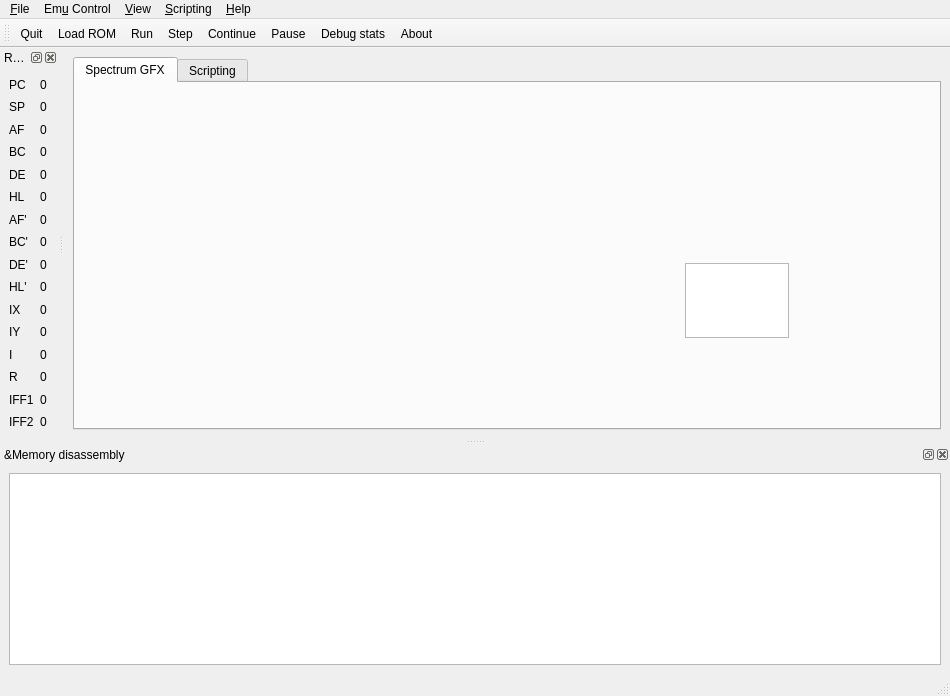
<?xml version="1.0" encoding="UTF-8"?>
<ui version="4.0">
 <author>Ed Brindley</author>
 <class>MainWindow</class>
 <widget class="QMainWindow" name="MainWindow">
  <property name="geometry">
   <rect>
    <x>0</x>
    <y>0</y>
    <width>950</width>
    <height>696</height>
   </rect>
  </property>
  <property name="windowTitle">
   <string>BadgerComputer</string>
  </property>
  <property name="unifiedTitleAndToolBarOnMac">
   <bool>false</bool>
  </property>
  <widget class="QWidget" name="centralwidget">
   <layout class="QGridLayout" name="gridLayout">
    <item row="0" column="0">
     <widget class="QTabWidget" name="tabWidget">
      <property name="currentIndex">
       <number>0</number>
      </property>
      <widget class="QWidget" name="tab_2">
       <attribute name="title">
        <string>Spectrum GFX</string>
       </attribute>
       <widget class="QLabel" name="gfxLabel">
        <property name="geometry">
         <rect>
          <x>10</x>
          <y>10</y>
          <width>512</width>
          <height>384</height>
         </rect>
        </property>
        <property name="text">
         <string/>
        </property>
       </widget>
       <widget class="QPlainTextEdit" name="spectrumInput">
        <property name="geometry">
         <rect>
          <x>610</x>
          <y>180</y>
          <width>104</width>
          <height>75</height>
         </rect>
        </property>
       </widget>
      </widget>
      <widget class="QWidget" name="tab_3">
       <attribute name="title">
        <string>Scripting</string>
       </attribute>
       <widget class="QPushButton" name="runScriptButton">
        <property name="geometry">
         <rect>
          <x>520</x>
          <y>310</y>
          <width>85</width>
          <height>27</height>
         </rect>
        </property>
        <property name="text">
         <string>Run</string>
        </property>
       </widget>
       <widget class="QPlainTextEdit" name="scriptEdit">
        <property name="geometry">
         <rect>
          <x>10</x>
          <y>10</y>
          <width>411</width>
          <height>321</height>
         </rect>
        </property>
       </widget>
       <widget class="QPlainTextEdit" name="scriptOutput">
        <property name="geometry">
         <rect>
          <x>430</x>
          <y>10</y>
          <width>381</width>
          <height>281</height>
         </rect>
        </property>
       </widget>
      </widget>
     </widget>
    </item>
   </layout>
  </widget>
  <widget class="QMenuBar" name="menubar">
   <property name="geometry">
    <rect>
     <x>0</x>
     <y>0</y>
     <width>950</width>
     <height>23</height>
    </rect>
   </property>
   <widget class="QMenu" name="menuFile">
    <property name="title">
     <string>&amp;File</string>
    </property>
    <widget class="QMenu" name="menuRecent">
     <property name="title">
      <string>&amp;Recent</string>
     </property>
     <property name="icon">
      <iconset resource="resources/app.qrc">
       <normaloff>:/toolbar/document-open-recent.svg</normaloff>:/toolbar/document-open-recent.svg</iconset>
     </property>
    </widget>
    <addaction name="actionLoad_ROM"/>
    <addaction name="menuRecent"/>
    <addaction name="separator"/>
    <addaction name="actionQuit"/>
   </widget>
   <widget class="QMenu" name="menuHelp">
    <property name="title">
     <string>&amp;Help</string>
    </property>
    <addaction name="actionAbout"/>
   </widget>
   <widget class="QMenu" name="menuEmu_Control">
    <property name="title">
     <string>Em&amp;u Control</string>
    </property>
    <addaction name="actionRun"/>
    <addaction name="actionStop"/>
    <addaction name="actionReset"/>
    <addaction name="actionStep"/>
   </widget>
   <widget class="QMenu" name="menuView">
    <property name="title">
     <string>&amp;View</string>
    </property>
    <addaction name="actionScroll_memory_with_PC"/>
   </widget>
   <widget class="QMenu" name="menuScripting">
    <property name="title">
     <string>&amp;Scripting</string>
    </property>
    <addaction name="actionLoadScript"/>
    <addaction name="actionSave"/>
    <addaction name="actionSaveScript"/>
   </widget>
   <addaction name="menuFile"/>
   <addaction name="menuEmu_Control"/>
   <addaction name="menuView"/>
   <addaction name="menuScripting"/>
   <addaction name="menuHelp"/>
  </widget>
  <widget class="QStatusBar" name="statusbar"/>
  <widget class="QDockWidget" name="dockWidget">
   <property name="windowTitle">
    <string>Re&amp;gisters</string>
   </property>
   <attribute name="dockWidgetArea">
    <number>1</number>
   </attribute>
   <widget class="QWidget" name="dockWidgetContents">
    <layout class="QGridLayout" name="_2">
     <item row="19" column="1">
      <widget class="QLabel" name="r_value">
       <property name="text">
        <string>0</string>
       </property>
      </widget>
     </item>
     <item row="8" column="1">
      <widget class="QLabel" name="af_value">
       <property name="text">
        <string>0</string>
       </property>
      </widget>
     </item>
     <item row="18" column="1">
      <widget class="QLabel" name="i_value">
       <property name="text">
        <string>0</string>
       </property>
      </widget>
     </item>
     <item row="17" column="1">
      <widget class="QLabel" name="iy_value">
       <property name="text">
        <string>0</string>
       </property>
      </widget>
     </item>
     <item row="9" column="0">
      <widget class="QLabel" name="b_label">
       <property name="text">
        <string>BC</string>
       </property>
      </widget>
     </item>
     <item row="8" column="0">
      <widget class="QLabel" name="af_label">
       <property name="text">
        <string>AF</string>
       </property>
      </widget>
     </item>
     <item row="17" column="0">
      <widget class="QLabel" name="iy_label">
       <property name="text">
        <string>IY</string>
       </property>
      </widget>
     </item>
     <item row="19" column="0">
      <widget class="QLabel" name="r_label">
       <property name="text">
        <string>R</string>
       </property>
      </widget>
     </item>
     <item row="16" column="0">
      <widget class="QLabel" name="ix_label">
       <property name="text">
        <string>IX</string>
       </property>
      </widget>
     </item>
     <item row="20" column="0">
      <widget class="QLabel" name="iff1_label">
       <property name="text">
        <string>IFF1</string>
       </property>
      </widget>
     </item>
     <item row="1" column="1">
      <widget class="QLabel" name="sp_value">
       <property name="text">
        <string>0</string>
       </property>
      </widget>
     </item>
     <item row="14" column="1">
      <widget class="QLabel" name="dealt_value">
       <property name="text">
        <string>0</string>
       </property>
      </widget>
     </item>
     <item row="14" column="0">
      <widget class="QLabel" name="dealt_label">
       <property name="text">
        <string>DE'</string>
       </property>
      </widget>
     </item>
     <item row="13" column="1">
      <widget class="QLabel" name="bcalt_value">
       <property name="text">
        <string>0</string>
       </property>
      </widget>
     </item>
     <item row="0" column="0">
      <widget class="QLabel" name="pc_label">
       <property name="text">
        <string>PC</string>
       </property>
      </widget>
     </item>
     <item row="0" column="1">
      <widget class="QLabel" name="pc_value">
       <property name="text">
        <string>0</string>
       </property>
      </widget>
     </item>
     <item row="12" column="0">
      <widget class="QLabel" name="afalt_label">
       <property name="text">
        <string>AF'</string>
       </property>
      </widget>
     </item>
     <item row="9" column="1">
      <widget class="QLabel" name="bc_value">
       <property name="text">
        <string>0</string>
       </property>
      </widget>
     </item>
     <item row="21" column="0">
      <widget class="QLabel" name="iff2_label">
       <property name="text">
        <string>IFF2</string>
       </property>
      </widget>
     </item>
     <item row="18" column="0">
      <widget class="QLabel" name="i_label">
       <property name="text">
        <string>I</string>
       </property>
      </widget>
     </item>
     <item row="11" column="1">
      <widget class="QLabel" name="hl_value">
       <property name="text">
        <string>0</string>
       </property>
      </widget>
     </item>
     <item row="11" column="0">
      <widget class="QLabel" name="hl_label">
       <property name="text">
        <string>HL</string>
       </property>
      </widget>
     </item>
     <item row="20" column="1">
      <widget class="QLabel" name="iff1_value">
       <property name="text">
        <string>0</string>
       </property>
      </widget>
     </item>
     <item row="16" column="1">
      <widget class="QLabel" name="ix_value">
       <property name="text">
        <string>0</string>
       </property>
      </widget>
     </item>
     <item row="10" column="0">
      <widget class="QLabel" name="de_label">
       <property name="text">
        <string>DE</string>
       </property>
      </widget>
     </item>
     <item row="12" column="1">
      <widget class="QLabel" name="afalt_value">
       <property name="text">
        <string>0</string>
       </property>
      </widget>
     </item>
     <item row="10" column="1">
      <widget class="QLabel" name="de_value">
       <property name="text">
        <string>0</string>
       </property>
      </widget>
     </item>
     <item row="13" column="0">
      <widget class="QLabel" name="bcalt_label">
       <property name="text">
        <string>BC'</string>
       </property>
      </widget>
     </item>
     <item row="1" column="0">
      <widget class="QLabel" name="sp_label">
       <property name="text">
        <string>SP</string>
       </property>
      </widget>
     </item>
     <item row="21" column="1">
      <widget class="QLabel" name="iff2_value">
       <property name="text">
        <string>0</string>
       </property>
      </widget>
     </item>
     <item row="15" column="0">
      <widget class="QLabel" name="hlalt_label">
       <property name="text">
        <string>HL'</string>
       </property>
      </widget>
     </item>
     <item row="15" column="1">
      <widget class="QLabel" name="hlalt_value">
       <property name="text">
        <string>0</string>
       </property>
      </widget>
     </item>
    </layout>
   </widget>
  </widget>
  <widget class="QDockWidget" name="memoryDockWidget">
   <property name="minimumSize">
    <size>
     <width>196</width>
     <height>198</height>
    </size>
   </property>
   <property name="windowTitle">
    <string>&amp;Memory disassembly</string>
   </property>
   <attribute name="dockWidgetArea">
    <number>8</number>
   </attribute>
   <widget class="QWidget" name="dockWidgetContents_2">
    <layout class="QGridLayout" name="gridLayout_2">
     <item row="5" column="0" colspan="2">
      <widget class="QTableView" name="disassemblyView">
       <property name="sizePolicy">
        <sizepolicy hsizetype="Expanding" vsizetype="Expanding">
         <horstretch>0</horstretch>
         <verstretch>0</verstretch>
        </sizepolicy>
       </property>
       <property name="font">
        <font>
         <pointsize>8</pointsize>
         <weight>75</weight>
         <bold>true</bold>
        </font>
       </property>
       <property name="alternatingRowColors">
        <bool>true</bool>
       </property>
      </widget>
     </item>
    </layout>
   </widget>
  </widget>
  <widget class="QToolBar" name="toolBar">
   <property name="windowTitle">
    <string>toolBar</string>
   </property>
   <attribute name="toolBarArea">
    <enum>TopToolBarArea</enum>
   </attribute>
   <attribute name="toolBarBreak">
    <bool>false</bool>
   </attribute>
   <addaction name="actionQuit"/>
   <addaction name="actionLoad_ROM"/>
   <addaction name="actionRun"/>
   <addaction name="actionStep"/>
   <addaction name="actionContinue"/>
   <addaction name="actionStop"/>
   <addaction name="actionDebug_stats"/>
   <addaction name="actionAbout"/>
  </widget>
  <action name="actionAbout">
   <property name="icon">
    <iconset resource="resources/app.qrc">
     <normaloff>:/toolbar/help-about.svg</normaloff>:/toolbar/help-about.svg</iconset>
   </property>
   <property name="text">
    <string>&amp;About</string>
   </property>
  </action>
  <action name="actionQuit">
   <property name="icon">
    <iconset resource="resources/app.qrc">
     <normaloff>:/toolbar/application-exit.svg</normaloff>:/toolbar/application-exit.svg</iconset>
   </property>
   <property name="text">
    <string>&amp;Quit</string>
   </property>
  </action>
  <action name="actionLoad_ROM">
   <property name="icon">
    <iconset resource="resources/app.qrc">
     <normaloff>:/toolbar/document-open.svg</normaloff>:/toolbar/document-open.svg</iconset>
   </property>
   <property name="text">
    <string>&amp;Load ROM</string>
   </property>
  </action>
  <action name="actionRun">
   <property name="icon">
    <iconset resource="resources/app.qrc">
     <normaloff>:/toolbar/media-playback-start.svg</normaloff>:/toolbar/media-playback-start.svg</iconset>
   </property>
   <property name="text">
    <string>&amp;Run</string>
   </property>
  </action>
  <action name="actionStop">
   <property name="icon">
    <iconset resource="resources/app.qrc">
     <normaloff>:/toolbar/media-playback-stop.svg</normaloff>:/toolbar/media-playback-stop.svg</iconset>
   </property>
   <property name="text">
    <string>&amp;Pause</string>
   </property>
  </action>
  <action name="actionReset">
   <property name="text">
    <string>R&amp;eset</string>
   </property>
  </action>
  <action name="actionStep">
   <property name="icon">
    <iconset resource="resources/app.qrc">
     <normaloff>:/toolbar/arrow-right.svg</normaloff>:/toolbar/arrow-right.svg</iconset>
   </property>
   <property name="text">
    <string>&amp;Step</string>
   </property>
  </action>
  <action name="actionDebug_stats">
   <property name="text">
    <string>Debug stats</string>
   </property>
  </action>
  <action name="actionContinue">
   <property name="text">
    <string>Continue</string>
   </property>
  </action>
  <action name="actionScroll_memory_with_PC">
   <property name="checkable">
    <bool>true</bool>
   </property>
   <property name="checked">
    <bool>true</bool>
   </property>
   <property name="text">
    <string>&amp;Scroll memory with PC</string>
   </property>
  </action>
  <action name="actionSaveScript">
   <property name="text">
    <string>&amp;Save as...</string>
   </property>
  </action>
  <action name="actionLoadScript">
   <property name="text">
    <string>&amp;Load...</string>
   </property>
  </action>
  <action name="actionSave">
   <property name="text">
    <string>Sa&amp;ve</string>
   </property>
  </action>
 </widget>
 <resources>
  <include location="resources/app.qrc"/>
 </resources>
 <connections>
  <connection>
   <sender>actionAbout</sender>
   <signal>triggered()</signal>
   <receiver>MainWindow</receiver>
   <slot>showAboutBox()</slot>
   <hints>
    <hint type="sourcelabel">
     <x>-1</x>
     <y>-1</y>
    </hint>
    <hint type="destinationlabel">
     <x>474</x>
     <y>343</y>
    </hint>
   </hints>
  </connection>
  <connection>
   <sender>actionLoad_ROM</sender>
   <signal>triggered()</signal>
   <receiver>MainWindow</receiver>
   <slot>loadRom()</slot>
   <hints>
    <hint type="sourcelabel">
     <x>-1</x>
     <y>-1</y>
    </hint>
    <hint type="destinationlabel">
     <x>474</x>
     <y>343</y>
    </hint>
   </hints>
  </connection>
  <connection>
   <sender>actionQuit</sender>
   <signal>triggered()</signal>
   <receiver>MainWindow</receiver>
   <slot>quit()</slot>
   <hints>
    <hint type="sourcelabel">
     <x>-1</x>
     <y>-1</y>
    </hint>
    <hint type="destinationlabel">
     <x>474</x>
     <y>343</y>
    </hint>
   </hints>
  </connection>
  <connection>
   <sender>actionRun</sender>
   <signal>triggered()</signal>
   <receiver>MainWindow</receiver>
   <slot>run()</slot>
   <hints>
    <hint type="sourcelabel">
     <x>-1</x>
     <y>-1</y>
    </hint>
    <hint type="destinationlabel">
     <x>474</x>
     <y>343</y>
    </hint>
   </hints>
  </connection>
  <connection>
   <sender>actionStop</sender>
   <signal>triggered()</signal>
   <receiver>MainWindow</receiver>
   <slot>stop()</slot>
   <hints>
    <hint type="sourcelabel">
     <x>-1</x>
     <y>-1</y>
    </hint>
    <hint type="destinationlabel">
     <x>474</x>
     <y>343</y>
    </hint>
   </hints>
  </connection>
  <connection>
   <sender>actionReset</sender>
   <signal>triggered()</signal>
   <receiver>MainWindow</receiver>
   <slot>reset()</slot>
   <hints>
    <hint type="sourcelabel">
     <x>-1</x>
     <y>-1</y>
    </hint>
    <hint type="destinationlabel">
     <x>474</x>
     <y>343</y>
    </hint>
   </hints>
  </connection>
  <connection>
   <sender>actionStep</sender>
   <signal>triggered()</signal>
   <receiver>MainWindow</receiver>
   <slot>step()</slot>
   <hints>
    <hint type="sourcelabel">
     <x>-1</x>
     <y>-1</y>
    </hint>
    <hint type="destinationlabel">
     <x>474</x>
     <y>343</y>
    </hint>
   </hints>
  </connection>
  <connection>
   <sender>actionDebug_stats</sender>
   <signal>triggered()</signal>
   <receiver>MainWindow</receiver>
   <slot>print_debug_stats()</slot>
   <hints>
    <hint type="sourcelabel">
     <x>-1</x>
     <y>-1</y>
    </hint>
    <hint type="destinationlabel">
     <x>474</x>
     <y>343</y>
    </hint>
   </hints>
  </connection>
  <connection>
   <sender>actionContinue</sender>
   <signal>triggered()</signal>
   <receiver>MainWindow</receiver>
   <slot>resume()</slot>
   <hints>
    <hint type="sourcelabel">
     <x>-1</x>
     <y>-1</y>
    </hint>
    <hint type="destinationlabel">
     <x>474</x>
     <y>343</y>
    </hint>
   </hints>
  </connection>
  <connection>
   <sender>actionScroll_memory_with_PC</sender>
   <signal>toggled(bool)</signal>
   <receiver>MainWindow</receiver>
   <slot>toggleScrollMemory(bool)</slot>
   <hints>
    <hint type="sourcelabel">
     <x>-1</x>
     <y>-1</y>
    </hint>
    <hint type="destinationlabel">
     <x>474</x>
     <y>343</y>
    </hint>
   </hints>
  </connection>
  <connection>
   <sender>runScriptButton</sender>
   <signal>clicked()</signal>
   <receiver>MainWindow</receiver>
   <slot>executeScript()</slot>
   <hints>
    <hint type="sourcelabel">
     <x>532</x>
     <y>416</y>
    </hint>
    <hint type="destinationlabel">
     <x>474</x>
     <y>346</y>
    </hint>
   </hints>
  </connection>
  <connection>
   <sender>actionSaveScript</sender>
   <signal>triggered(bool)</signal>
   <receiver>MainWindow</receiver>
   <slot>saveScript()</slot>
   <hints>
    <hint type="sourcelabel">
     <x>-1</x>
     <y>-1</y>
    </hint>
    <hint type="destinationlabel">
     <x>474</x>
     <y>347</y>
    </hint>
   </hints>
  </connection>
  <connection>
   <sender>actionLoadScript</sender>
   <signal>triggered()</signal>
   <receiver>MainWindow</receiver>
   <slot>loadScript()</slot>
   <hints>
    <hint type="sourcelabel">
     <x>-1</x>
     <y>-1</y>
    </hint>
    <hint type="destinationlabel">
     <x>474</x>
     <y>347</y>
    </hint>
   </hints>
  </connection>
 </connections>
 <slots>
  <slot>loadRom()</slot>
  <slot>quit()</slot>
  <slot>showAboutBox()</slot>
  <slot>run()</slot>
  <slot>stop()</slot>
  <slot>reset()</slot>
  <slot>step()</slot>
  <slot>print_debug_stats()</slot>
  <slot>resume()</slot>
  <slot>toggleScrollMemory(bool)</slot>
  <slot>executeScript()</slot>
  <slot>saveScript()</slot>
  <slot>loadScript()</slot>
 </slots>
</ui>
